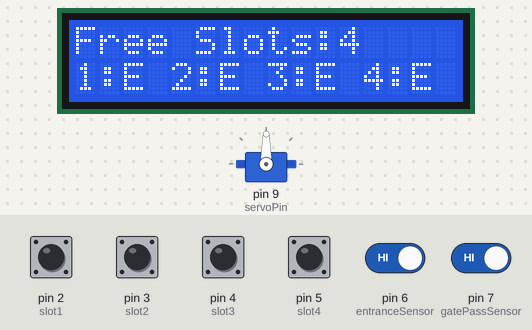
Simulated run of this sketch. Board: Arduino Uno, built with avr-gcc and run on an emulated ATmega328P. Parts: servo, 16×2 character LCD. Inputs (shaded band) come from the test bench; at power-on: pin 2 (slot1), pin 3 (slot2), pin 4 (slot3), pin 5 (slot4), pin 6 (entranceSensor), pin 7 (gatePassSensor) HIGH. What the sketch prints to the serial monitor is not drawn.

Above: at 3.8 s.
3.9 s: pin 6 (entranceSensor) driven LOW
At 5.0 s:
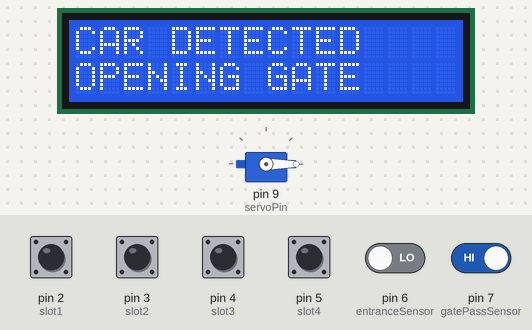
5.5 s: pin 7 (gatePassSensor) driven LOW
7.0 s: pin 7 (gatePassSensor) driven HIGH
At 8.2 s:
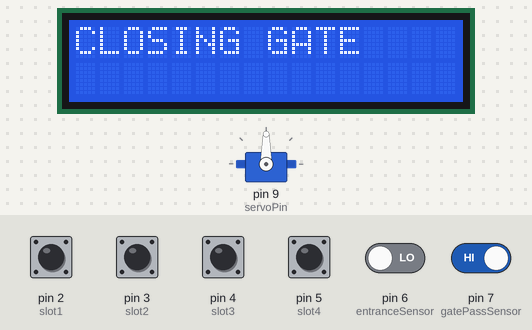
Timing chart, 0 to 16.0 s (numbered marks = the images above; inputs shaded):
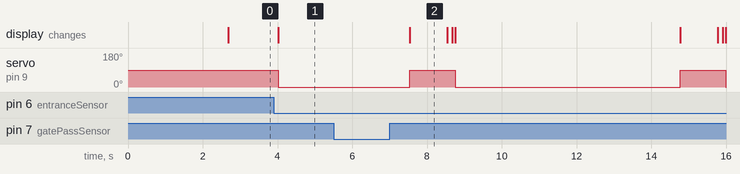

The sketch:

SmartCarParkingWithGateLogic.ino
```cpp
#include <Wire.h>
#include <LiquidCrystal_I2C.h>
#include <Servo.h>

// ---------------- LCD ----------------
LiquidCrystal_I2C lcd(0x27, 16, 2);

// ---------------- Servo ----------------
Servo gateServo;

// ---------------- IR Sensors ----------------
// Parking slot sensors
const int slot1 = 2;
const int slot2 = 3;
const int slot3 = 4;
const int slot4 = 5;

// Entrance sensor
const int entranceSensor = 6;

// Exit/Pass sensor after gate
const int gatePassSensor = 7;

// Servo pin
const int servoPin = 9;

// ---------------- Variables ----------------
int s1, s2, s3, s4;
int totalFilled = 0;

bool gateOpened = false;

// Timing variables
unsigned long lastLCDUpdate = 0;
unsigned long lcdInterval = 500;

// ---------------- SETUP ----------------
void setup()
{
  // Serial Monitor
  Serial.begin(9600);

  Serial.println("=================================");
  Serial.println(" SMART CAR PARKING SYSTEM ");
  Serial.println("=================================");

  // Sensor pins with pullup
  pinMode(slot1, INPUT_PULLUP);
  pinMode(slot2, INPUT_PULLUP);
  pinMode(slot3, INPUT_PULLUP);
  pinMode(slot4, INPUT_PULLUP);

  pinMode(entranceSensor, INPUT_PULLUP);
  pinMode(gatePassSensor, INPUT_PULLUP);

  // Servo setup
  gateServo.attach(servoPin);

  // Gate closed initially
  closeGate();

  // LCD setup
  lcd.init();
  lcd.backlight();

  lcd.setCursor(0, 0);
  lcd.print(" SMART PARKING");

  lcd.setCursor(0, 1);
  lcd.print("    SYSTEM");

  delay(2500);
  lcd.clear();

  Serial.println("System Ready");
}

// ---------------- LOOP ----------------
void loop()
{
  // Read parking slots
  readSlotSensors();

  // Print sensor values
  printSensorStatus();

  // Update LCD every 500ms
  if (millis() - lastLCDUpdate >= lcdInterval)
  {
    updateLCD();
    lastLCDUpdate = millis();
  }

  // Parking full condition
  if (totalFilled >= 4)
  {
    closeGate();

    Serial.println("Parking FULL");

    delay(300);
    return;
  }

  // Detect incoming vehicle
  if (digitalRead(entranceSensor) == LOW && !gateOpened)
  {
    Serial.println("---------------------------------");
    Serial.println("Vehicle Detected At Entrance");
    Serial.println("Opening Gate");

    lcd.clear();
    lcd.setCursor(0, 0);
    lcd.print("CAR DETECTED");

    lcd.setCursor(0, 1);
    lcd.print("OPENING GATE");

    openGate();

    // Wait until car passes through gate
    waitForVehicleToPass();

    // Close gate
    Serial.println("Closing Gate");

    lcd.clear();
    lcd.setCursor(0, 0);
    lcd.print("CLOSING GATE");

    closeGate();

    delay(1000);
    lcd.clear();
  }

  delay(100);
}

// ======================================================
// FUNCTION: READ SLOT SENSORS
// ======================================================
void readSlotSensors()
{
  s1 = digitalRead(slot1);
  s2 = digitalRead(slot2);
  s3 = digitalRead(slot3);
  s4 = digitalRead(slot4);

  totalFilled = 0;

  if (s1 == LOW) totalFilled++;
  if (s2 == LOW) totalFilled++;
  if (s3 == LOW) totalFilled++;
  if (s4 == LOW) totalFilled++;
}

// ======================================================
// FUNCTION: UPDATE LCD
// ======================================================
void updateLCD()
{
  lcd.setCursor(0, 0);

  lcd.print("Free Slots:");
  lcd.print(4 - totalFilled);
  lcd.print(" ");

  lcd.setCursor(0, 1);

  // Slot display
  lcd.print("1:");

  if (s1 == LOW)
    lcd.print("F ");
  else
    lcd.print("E ");

  lcd.print("2:");

  if (s2 == LOW)
    lcd.print("F ");
  else
    lcd.print("E ");

  lcd.print("3:");

  if (s3 == LOW)
    lcd.print("F ");
  else
    lcd.print("E ");

  lcd.print("4:");

  if (s4 == LOW)
    lcd.print("F");
  else
    lcd.print("E");
}

// ======================================================
// FUNCTION: SERIAL DEBUG
// ======================================================
void printSensorStatus()
{
  Serial.print("S1:");
  Serial.print(s1 == LOW ? "FULL " : "EMPTY ");

  Serial.print("S2:");
  Serial.print(s2 == LOW ? "FULL " : "EMPTY ");

  Serial.print("S3:");
  Serial.print(s3 == LOW ? "FULL " : "EMPTY ");

  Serial.print("S4:");
  Serial.print(s4 == LOW ? "FULL " : "EMPTY ");

  Serial.print(" | Filled:");
  Serial.print(totalFilled);

  Serial.print(" | Entrance:");
  Serial.print(digitalRead(entranceSensor));

  Serial.print(" | Pass:");
  Serial.println(digitalRead(gatePassSensor));
}

// ======================================================
// FUNCTION: OPEN GATE
// ======================================================
void openGate()
{
  // Change angle if needed
  gateServo.write(0);

  gateOpened = true;

  Serial.println("Gate Opened");

  delay(1000);
}

// ======================================================
// FUNCTION: CLOSE GATE
// ======================================================
void closeGate()
{
  // Change angle if needed
  gateServo.write(90);

  gateOpened = false;

  Serial.println("Gate Closed");
}

// ======================================================
// FUNCTION: WAIT FOR VEHICLE TO PASS
// ======================================================
void waitForVehicleToPass()
{
  Serial.println("Waiting For Vehicle To Pass");

  unsigned long startTime = millis();

  // Wait max 10 seconds
  while (millis() - startTime < 5000)
  {
    // Vehicle detected passing
    if (digitalRead(gatePassSensor) == LOW)
    {
      Serial.println("Vehicle Passing Gate");

      // Wait until vehicle completely crosses
      while (digitalRead(gatePassSensor) == LOW)
      {
        delay(50);
      }

      Serial.println("Vehicle Crossed");

      delay(500);
      return;
    }

    delay(50);
  }

  Serial.println("Timeout - Closing Gate");
}
```

Measured:
- after the input at 3.9 s, servo on pin 9 (servoPin): 90° → 0° after 0.12 s; the display: changes after 0.12 s (image 1)
- after the input at 5.5 s, every drawn part: stays the same
- after the input at 7.0 s, servo on pin 9 (servoPin): alternates 90° for 1.2 s and 0° for 6.0 s, starting after 0.54 s; the display: changes after 0.54 s (image 2)
- what the display in image 2 shows lasts 1.0 s, from 7.5 s to 8.5 s
